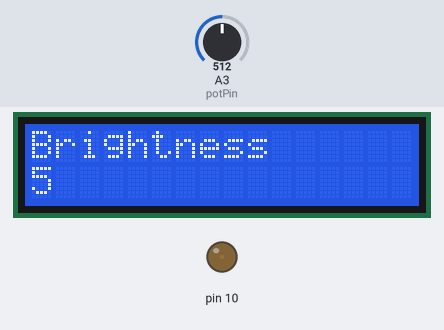
Bench run of a sketch on a simulated Arduino Uno, built with avr-gcc and run on an emulated ATmega328P. Parts: 16×2 character LCD, output pins drawn as LEDs (lit = HIGH). The inputs (shaded band) are chosen by the test bench; at power-on: A3 (potPin) = 512.

Above: at 1.2 s.
1.3 s: A3 (potPin) set to 0
At 1.8 s:
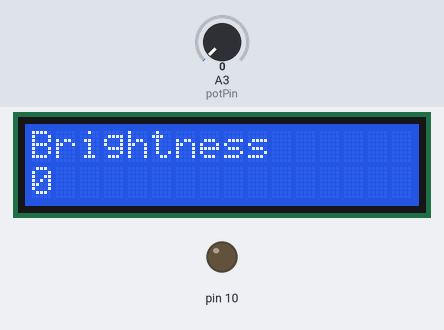
2.8 s: A3 (potPin) set to 88
4.3 s: A3 (potPin) set to 99
At 5.2 s:
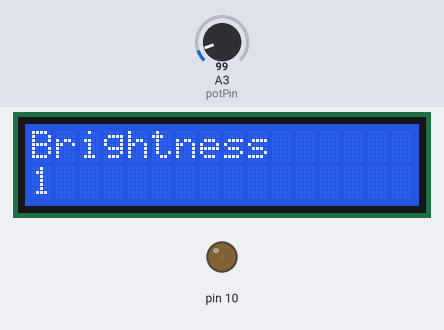
Timing chart, 0 to 7.3 s (numbered marks = the images above; inputs shaded):
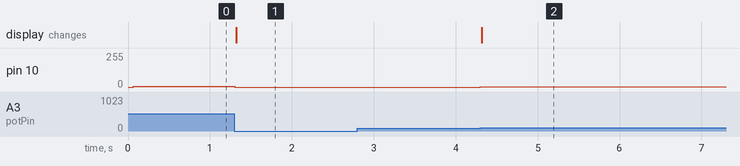

The sketch:

Potentialometer.ino
```cpp
#include <Wire.h>
#include <LiquidCrystal_I2C.h>
LiquidCrystal_I2C lcd(0x27, 16, 2);
int potPin = A3;
int val;
int brightness;
void setup()
{
	lcd.init();
	lcd.backlight();
}

void loop()
{
	val = analogRead(potPin);
	val = map(val, 0, 1023, 0, 11);
	analogWrite(10, val);
	lcd.setCursor(0, 0);
	lcd.print("Brightness");
	lcd.setCursor(0, 1);
	lcd.print(val);
	lcd.print("        ");
}
```

Measured:
- after the input at 1.3 s, pin 10: 5/255 → 0/255 at once; the display: changes at once (image 1)
- after the input at 2.8 s, every drawn part: stays the same
- after the input at 4.3 s, pin 10: 0/255 → 1/255 at once; the display: changes at once (image 2)
